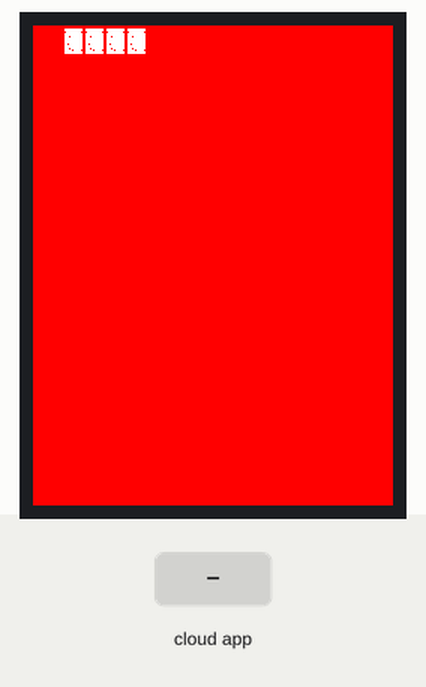
Recording of a sketch running on a simulated ESP32. Parts: 240×320 colour display. The inputs (shaded band) are chosen by the test bench. The RemoteXY app is connected.

Above: at 1.4 s.
1.5 s: the phone or cloud app sets button_1 to 1
At 2.2 s:
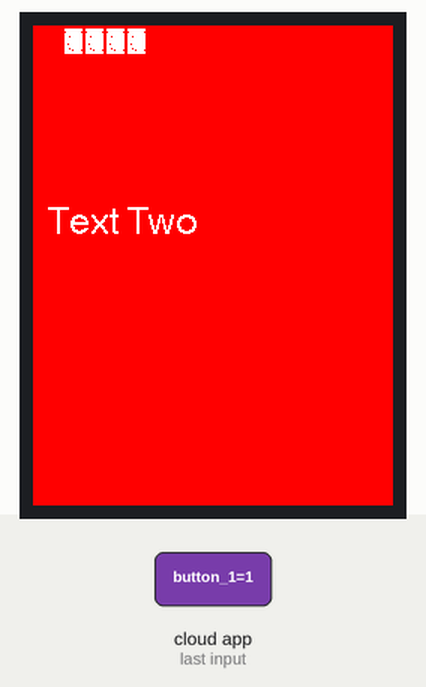
3.0 s: the phone or cloud app sets button_2 to 1
At 3.5 s:
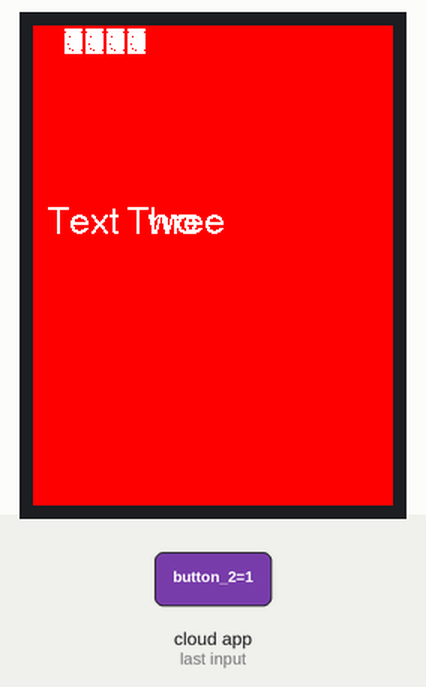
4.5 s: the phone or cloud app sets button_3 to 1
At 5.7 s:
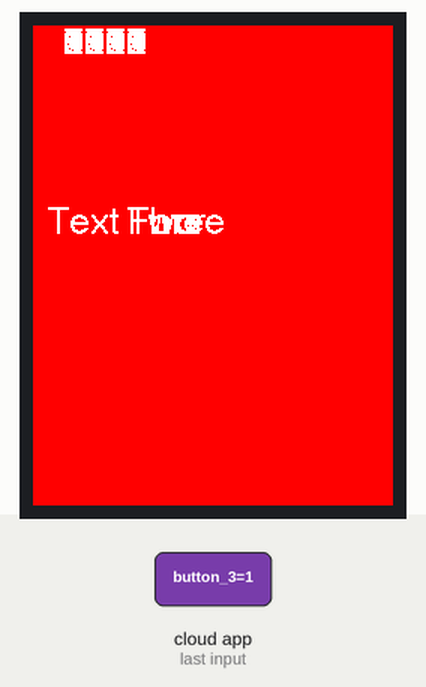
6.0 s: the phone or cloud app sets button_4 to 1
7.5 s: the phone or cloud app sets button_5 to 1
At 8.3 s:
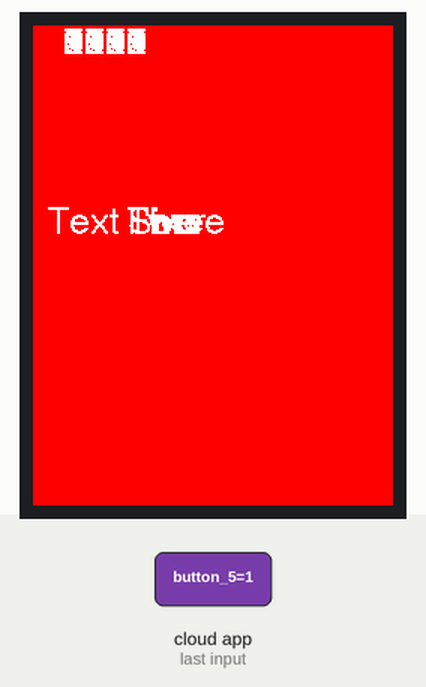
Timing chart, 0 to 10.5 s (numbered marks = the images above; inputs shaded):
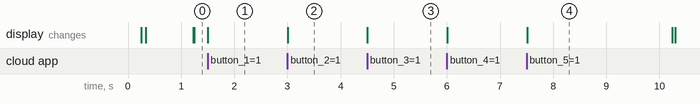

The sketch:

ManyButtonsToManyText.ino
```cpp
/***
 *       _____             _____                          _
 *      / ____|           |  __ \                        | |
 *     | |      ___ __  __| |__) | ___  _ __ ___    ___  | |_  ___
 *     | |     / _ \\ \/ /|  _  / / _ \| '_ ` _ \  / _ \ | __|/ _ \
 *     | |____| (_) |>  < | | \ \|  __/| | | | | || (_) || |_|  __/
 *      \_____|\___//_/\_\|_|  \_\\___||_| |_| |_| \___/  \__|\___|
 *
 *
 */

#define REMOTEXY_MODE__ESP32CORE_BLE
#include <BLEDevice.h>
#include <TFT_eSPI.h>
#include "Free_Fonts.h"
#include <RemoteXY.h>
#include <SPI.h>
#include <Chrono.h>
#define REMOTEXY_BLUETOOTH_NAME "CoxRemote"
#include <StopWatch.h>
TFT_eSPI tft = TFT_eSPI();
Chrono sw;
StopWatch MySW;
#pragma pack(push, 1)
uint8_t RemoteXY_CONF[] =   // 118 bytes
  { 255,6,0,0,0,111,0,16,31,1,1,0,2,5,19,19,37,24,83,104,
  111,119,32,116,101,120,116,0,1,0,35,5,19,19,78,24,83,104,111,119,
  32,84,101,120,116,0,1,0,2,32,20,20,136,24,83,104,111,119,32,84,
  101,120,116,0,1,0,34,32,21,21,233,24,83,104,111,119,32,84,101,120,
  116,0,1,0,4,62,20,20,193,24,83,104,111,119,32,84,101,120,116,0,
  1,0,35,62,21,21,124,24,83,104,111,119,32,84,101,120,116,0 };

struct {

  uint8_t button_0; // =1 if button pressed, else =0
  uint8_t button_1; // =1 if button pressed, else =0
  uint8_t button_2; // =1 if button pressed, else =0
  uint8_t button_3; // =1 if button pressed, else =0
  uint8_t button_4; // =1 if button pressed, else =0
  uint8_t button_5; // =1 if button pressed, else =0

  uint8_t connect_flag;  // =1 if wire connected, else =0

} RemoteXY;
#pragma pack(pop)
bool runIf = true;
unsigned long stopTime;
unsigned long currentTime;
const unsigned long period = 5;
void delayIsh(){
  stopTime = millis();
  if (currentTime - stopTime >= period){
    tft.drawNumber(MySW.elapsed(),20,0,4);
  }

}


void setup()
{
  RemoteXY_Init ();
  MySW.setResolution(StopWatch::SECONDS);
  tft.init();
  tft.fillScreen(TFT_RED);
  tft.setFreeFont(&FreeSansBoldOblique24pt7b);
  MySW.start();
 // sw.start();
}
void printTime(){
  tft.drawFloat(MySW.elapsed(),10,50,4);
  delay(1);
}

void loop()
{
currentTime = MySW.elapsed();
 // delay(0.5);
  RemoteXY_Handler ();
  delayIsh();
 // tft.fillScreen(TFT_RED);
 // MySW.reset();
 // MySW.start();
 // sw.resume();
  //tft.drawString("Text One",10,120,4);
  //tft.drawFloat(sw.elapsed(),10,80,4);
  //printTime();
 // tft.drawFloat(MySW.elapsed(),10,50,4);
  if (RemoteXY.button_0 == 1){
  //  MySW.start();
   // sw.resume();
  //  tft.drawString("Text One",10,120,4);
 //   tft.drawChar(MySW.elapsed(),0,50,4);
  }
  if (RemoteXY.button_1 == 1){
    tft.drawString("Text Two",10,120,4);
  }
  if (RemoteXY.button_2 == 1){
    tft.drawString("Text Three",10,120,4);
  }
  if (RemoteXY.button_3 == 1){
    tft.drawString("Text Four",10,120,4);
  }
  if (RemoteXY.button_4 == 1){
    tft.drawString("Text Five",10,120,4);
  }
  if (RemoteXY.button_5 == 1){
    tft.drawString("Text Six",10,120,4);
  }
}
```

Free_Fonts.h
```cpp
// Attach this header file to your sketch to use the GFX Free Fonts. You can write
// sketches without it, but it makes referencing them easier.

// This calls up ALL the fonts but they only get loaded if you actually
// use them in your sketch.
//
// No changes are needed to this header file unless new fonts are added to the
// library "Fonts/GFXFF" folder.
//
// To save a lot of typing long names, each font can easily be referenced in the
// sketch in three ways, either with:
//
//    1. Font file name with the & in front such as &FreeSansBoldOblique24pt7b
//       an example being:
//
//       tft.setFreeFont(&FreeSansBoldOblique24pt7b);
//
//    2. FF# where # is a number determined by looking at the list below
//       an example being:
//
//       tft.setFreeFont(FF32);
//
//    3. An abbreviation of the file name. Look at the list below to see
//       the abbreviations used, for example:
//
//       tft.setFreeFont(FSSBO24)
//
//       Where the letters mean:
//       F = Free font
//       M = Mono
//      SS = Sans Serif (double S to distinguish is form serif fonts)
//       S = Serif
//       B = Bold
//       O = Oblique (letter O not zero)
//       I = Italic
//       # =  point size, either 9, 12, 18 or 24
//
//  Setting the font to NULL will select the GLCD font:
//
//      tft.setFreeFont(NULL); // Set font to GLCD


#ifdef LOAD_GFXFF // Only include the fonts if LOAD_GFXFF is defined in User_Setup.h

// Use these when printing or drawing text in GLCD and high rendering speed fonts
// Call up the font using tft.setTextFont()
#define GFXFF 1
#define GLCD  0
#define FONT2 2
#define FONT4 4
#define FONT6 6
#define FONT7 7
#define FONT8 8

// Use the following when calling tft.setFreeFont()
//
// Reserved for GLCD font  // FF0
//

#define TT1 &TomThumb

#define FM9 &FreeMono9pt7b
#define FM12 &FreeMono12pt7b
#define FM18 &FreeMono18pt7b
#define FM24 &FreeMono24pt7b

#define FMB9 &FreeMonoBold9pt7b
#define FMB12 &FreeMonoBold12pt7b
#define FMB18 &FreeMonoBold18pt7b
#define FMB24 &FreeMonoBold24pt7b

#define FMO9 &FreeMonoOblique9pt7b
#define FMO12 &FreeMonoOblique12pt7b
#define FMO18 &FreeMonoOblique18pt7b
#define FMO24 &FreeMonoOblique24pt7b

#define FMBO9 &FreeMonoBoldOblique9pt7b
#define FMBO12 &FreeMonoBoldOblique12pt7b
#define FMBO18 &FreeMonoBoldOblique18pt7b
#define FMBO24 &FreeMonoBoldOblique24pt7b

#define FSS9 &FreeSans9pt7b
#define FSS12 &FreeSans12pt7b
#define FSS18 &FreeSans18pt7b
#define FSS24 &FreeSans24pt7b

#define FSSB9 &FreeSansBold9pt7b
#define FSSB12 &FreeSansBold12pt7b
#define FSSB18 &FreeSansBold18pt7b
#define FSSB24 &FreeSansBold24pt7b

#define FSSO9 &FreeSansOblique9pt7b
#define FSSO12 &FreeSansOblique12pt7b
#define FSSO18 &FreeSansOblique18pt7b
#define FSSO24 &FreeSansOblique24pt7b

#define FSSBO9 &FreeSansBoldOblique9pt7b
#define FSSBO12 &FreeSansBoldOblique12pt7b
#define FSSBO18 &FreeSansBoldOblique18pt7b
#define FSSBO24 &FreeSansBoldOblique24pt7b

#define FS9 &FreeSerif9pt7b
#define FS12 &FreeSerif12pt7b
#define FS18 &FreeSerif18pt7b
#define FS24 &FreeSerif24pt7b

#define FSI9 &FreeSerifItalic9pt7b
#define FSI12 &FreeSerifItalic12pt7b
#define FSI19 &FreeSerifItalic18pt7b
#define FSI24 &FreeSerifItalic24pt7b

#define FSB9 &FreeSerifBold9pt7b
#define FSB12 &FreeSerifBold12pt7b
#define FSB18 &FreeSerifBold18pt7b
#define FSB24 &FreeSerifBold24pt7b

#define FSBI9 &FreeSerifBoldItalic9pt7b
#define FSBI12 &FreeSerifBoldItalic12pt7b
#define FSBI18 &FreeSerifBoldItalic18pt7b
#define FSBI24 &FreeSerifBoldItalic24pt7b

#define FF0 NULL //ff0 reserved for GLCD
#define FF1 &FreeMono9pt7b
#define FF2 &FreeMono12pt7b
#define FF3 &FreeMono18pt7b
#define FF4 &FreeMono24pt7b

#define FF5 &FreeMonoBold9pt7b
#define FF6 &FreeMonoBold12pt7b
#define FF7 &FreeMonoBold18pt7b
#define FF8 &FreeMonoBold24pt7b

#define FF9 &FreeMonoOblique9pt7b
#define FF10 &FreeMonoOblique12pt7b
#define FF11 &FreeMonoOblique18pt7b
#define FF12 &FreeMonoOblique24pt7b

#define FF13 &FreeMonoBoldOblique9pt7b
#define FF14 &FreeMonoBoldOblique12pt7b
#define FF15 &FreeMonoBoldOblique18pt7b
#define FF16 &FreeMonoBoldOblique24pt7b

#define FF17 &FreeSans9pt7b
#define FF18 &FreeSans12pt7b
#define FF19 &FreeSans18pt7b
#define FF20 &FreeSans24pt7b

#define FF21 &FreeSansBold9pt7b
#define FF22 &FreeSansBold12pt7b
#define FF23 &FreeSansBold18pt7b
#define FF24 &FreeSansBold24pt7b

#define FF25 &FreeSansOblique9pt7b
#define FF26 &FreeSansOblique12pt7b
#define FF27 &FreeSansOblique18pt7b
#define FF28 &FreeSansOblique24pt7b

#define FF29 &FreeSansBoldOblique9pt7b
#define FF30 &FreeSansBoldOblique12pt7b
#define FF31 &FreeSansBoldOblique18pt7b
#define FF32 &FreeSansBoldOblique24pt7b

#define FF33 &FreeSerif9pt7b
#define FF34 &FreeSerif12pt7b
#define FF35 &FreeSerif18pt7b
#define FF36 &FreeSerif24pt7b

#define FF37 &FreeSerifItalic9pt7b
#define FF38 &FreeSerifItalic12pt7b
#define FF39 &FreeSerifItalic18pt7b
#define FF40 &FreeSerifItalic24pt7b

#define FF41 &FreeSerifBold9pt7b
#define FF42 &FreeSerifBold12pt7b
#define FF43 &FreeSerifBold18pt7b
#define FF44 &FreeSerifBold24pt7b

#define FF45 &FreeSerifBoldItalic9pt7b
#define FF46 &FreeSerifBoldItalic12pt7b
#define FF47 &FreeSerifBoldItalic18pt7b
#define FF48 &FreeSerifBoldItalic24pt7b

// >>>>>>>>>>>>>>>>>>>>>>>>>>>>>>>>>>>>>>>>>>>>>>>>>>>>>>>>>>>>>>>>>>>>>>>>>>>>>>>>>
// Now we define "s"tring versions for easy printing of the font name so:
//   tft.println(sFF5);
// will print
//   Mono bold 9
// >>>>>>>>>>>>>>>>>>>>>>>>>>>>>>>>>>>>>>>>>>>>>>>>>>>>>>>>>>>>>>>>>>>>>>>>>>>>>>>>>

#define sFF0 "GLCD"
#define sTT1 "Tom Thumb"
#define sFF1 "Mono 9"
#define sFF2 "Mono 12"
#define sFF3 "Mono 18"
#define sFF4 "Mono 24"

#define sFF5 "Mono bold 9"
#define sFF6 "Mono bold 12"
#define sFF7 "Mono bold 18"
#define sFF8 "Mono bold 24"

#define sFF9 "Mono oblique 9"
#define sFF10 "Mono oblique 12"
#define sFF11 "Mono oblique 18"
#define sFF12 "Mono oblique 24"

#define sFF13 "Mono bold oblique 9"
#define sFF14 "Mono bold oblique 12"
#define sFF15 "Mono bold oblique 18"
#define sFF16 "Mono bold oblique 24" // Full text line is too big for 480 pixel wide screen

#define sFF17 "Sans 9"
#define sFF18 "Sans 12"
#define sFF19 "Sans 18"
#define sFF20 "Sans 24"

#define sFF21 "Sans bold 9"
#define sFF22 "Sans bold 12"
#define sFF23 "Sans bold 18"
#define sFF24 "Sans bold 24"

#define sFF25 "Sans oblique 9"
#define sFF26 "Sans oblique 12"
#define sFF27 "Sans oblique 18"
#define sFF28 "Sans oblique 24"

#define sFF29 "Sans bold oblique 9"
#define sFF30 "Sans bold oblique 12"
#define sFF31 "Sans bold oblique 18"
#define sFF32 "Sans bold oblique 24"

#define sFF33 "Serif 9"
#define sFF34 "Serif 12"
#define sFF35 "Serif 18"
#define sFF36 "Serif 24"

#define sFF37 "Serif italic 9"
#define sFF38 "Serif italic 12"
#define sFF39 "Serif italic 18"
#define sFF40 "Serif italic 24"

#define sFF41 "Serif bold 9"
#define sFF42 "Serif bold 12"
#define sFF43 "Serif bold 18"
#define sFF44 "Serif bold 24"

#define sFF45 "Serif bold italic 9"
#define sFF46 "Serif bold italic 12"
#define sFF47 "Serif bold italic 18"
#define sFF48 "Serif bold italic 24"

#else // LOAD_GFXFF not defined so setup defaults to prevent error messages

// >>>>>>>>>>>>>>>>>>>>>>>>>>>>>>>>>>>>>>>>>>>>>>>>>>>>>>>>>>>>>>>>>>>>>>>>>>>>>>>>>
// Free fonts are not loaded in User_Setup.h so we must define all as font 1
// to prevent compile error messages
// >>>>>>>>>>>>>>>>>>>>>>>>>>>>>>>>>>>>>>>>>>>>>>>>>>>>>>>>>>>>>>>>>>>>>>>>>>>>>>>>>

#define GFXFF 1
#define GLCD  1
#define FONT2 2
#define FONT4 4
#define FONT6 6
#define FONT7 7
#define FONT8 8

#define TT1 1

#define FF0 1
#define FF1 1
#define FF2 1
#define FF3 1
#define FF4 1
#define FF5 1
#define FF6 1
#define FF7 1
#define FF8 1
#define FF9 1
#define FF10 1
#define FF11 1
#define FF12 1
#define FF13 1
#define FF14 1
#define FF15 1
#define FF16 1
#define FF17 1
#define FF18 1
#define FF19 1
#define FF20 1
#define FF21 1
#define FF22 1
#define FF23 1
#define FF24 1
#define FF25 1
#define FF26 1
#define FF27 1
#define FF28 1
#define FF29 1
#define FF30 1
#define FF31 1
#define FF32 1
#define FF33 1
#define FF34 1
#define FF35 1
#define FF36 1
#define FF37 1
#define FF38 1
#define FF39 1
#define FF40 1
#define FF41 1
#define FF42 1
#define FF43 1
#define FF44 1
#define FF45 1
#define FF46 1
#define FF47 1
#define FF48 1

#define FM9  1
#define FM12 1
#define FM18 1
#define FM24 1

#define FMB9  1
#define FMB12 1
#define FMB18 1
#define FMB24 1

#define FMO9  1
#define FMO12 1
#define FMO18 1
#define FMO24 1

#define FMBO9  1
#define FMBO12 1
#define FMBO18 1
#define FMBO24 1

#define FSS9  1
#define FSS12 1
#define FSS18 1
#define FSS24 1

#define FSSB9  1
#define FSSB12 1
#define FSSB18 1
#define FSSB24 1

#define FSSO9  1
#define FSSO12 1
#define FSSO18 1
#define FSSO24 1

#define FSSBO9  1
#define FSSBO12 1
#define FSSBO18 1
#define FSSBO24 1

#define FS9  1
#define FS12 1
#define FS18 1
#define FS24 1

#define FSI9  1
#define FSI12 1
#define FSI19 1
#define FSI24 1

#define FSB9  1
#define FSB12 1
#define FSB18 1
#define FSB24 1

#define FSBI9  1
#define FSBI12 1
#define FSBI18 1
#define FSBI24 1

#endif // LOAD_GFXFF
```

Measured:
- after the input at 1.5 s, the display: changes at once (image 1)
- after the input at 3.0 s, the display: changes at once (image 2)
- after the input at 4.5 s, the display: changes at once (image 3)
- after the input at 7.5 s, the display: changes at once (image 4)
